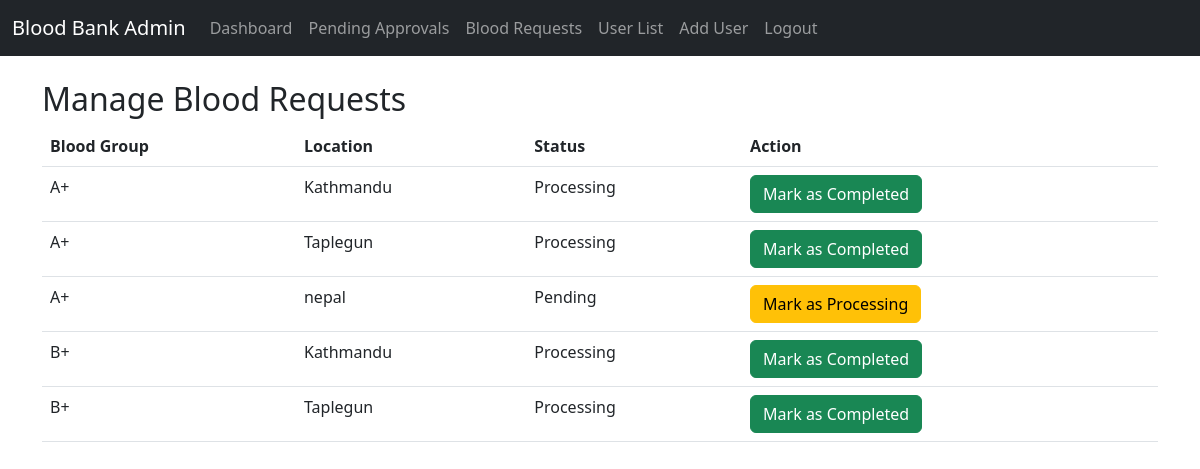
Screenshot of /manage-requests/ (signed in) with the database file from the repository.
### myapp/models.py (models this page shows)
class BloodRequest(models.Model):
    STATUS_CHOICES = (
        ('pending', 'Pending'),
        ('processing', 'Processing'),
        ('completed', 'Completed'),
    )
    admin = models.ForeignKey(CustomUser, on_delete=models.CASCADE, limit_choices_to={'user_type': "1"})
    blood_group = models.CharField(max_length=4, choices=CustomUser.BLOOD_GROUPS)
    location = models.CharField(max_length=255)
    status = models.CharField(max_length=20, choices=STATUS_CHOICES, default='pending')
    created_at = models.DateTimeField(auto_now_add=True)

### myapp/views.py (the view)
# urls.py: path('manage-requests/', views.manage_blood_requests, name='manage_blood_requests'),
@login_required
@user_passes_test(is_admin)
def manage_blood_requests(request):
    blood_requests = BloodRequest.objects.all()
    context = {"blood_requests": blood_requests}
    return render(request, "admin/manage_requests.html", context)

### myapp/views.py (called while the page is built)
def is_admin(user):
    return user.is_authenticated and user.user_type == "1"

### myapp/templates/admin/manage_requests.html
{% extends 'admin/admin_base.html' %}
{% block content %}
    <h2>Manage Blood Requests</h2>
    <table class="table">
        <thead>
            <tr>
                <th>Blood Group</th>
                <th>Location</th>
                <th>Status</th>
                <th>Action</th>
            </tr>
        </thead>
        <tbody>
            {% for request in blood_requests %}
            <tr>
                <td>{{ request.blood_group }}</td>
                <td>{{ request.location }}</td>
                <td>{{ request.get_status_display }}</td>
                <td>
                    {% if request.status == 'pending' %}
                        <a href="{% url 'update_blood_request_status' request.id %}" class="btn btn-warning">Mark as Processing</a>
                    {% elif request.status == 'processing' %}
                        <a href="{% url 'update_blood_request_status' request.id %}" class="btn btn-success">Mark as Completed</a>
                    {% else %}
                        <span class="btn btn-success disabled">Completed</span>
                    {% endif %}
                </td>
            </tr>
            {% endfor %}
        </tbody>
    </table>
{% endblock %}

### rows the page displays
BloodRequest: blood_group "A+", location "Kathmandu", status "Processing", shows "Mark as Completed"
BloodRequest: blood_group "A+", location "Taplegun", status "Processing", shows "Mark as Completed"
BloodRequest: blood_group "A+", location "nepal", status "Pending", shows "Mark as Processing"
BloodRequest: blood_group "B+", location "Kathmandu", status "Processing", shows "Mark as Completed"
BloodRequest: blood_group "B+", location "Taplegun", status "Processing", shows "Mark as Completed"
